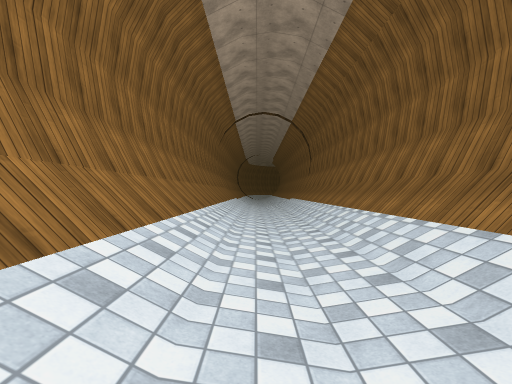
View 1 (above)

19 first-person views from a walk through a Unity game level. The camera is 1.3 m above the floor, looks level and sees 85° across. The floor is counted in squares, 2 m on a side. Each view is taken from the middle of a square. On the plan, view 1 faces up. The plan holds only what a view shows up to about 9 squares ahead; the rest is blank. The place goes on beyond the plan. The player is left out. Some animated figures are not drawn. Surface patterns are stand-ins for the level's own textures.

View 2
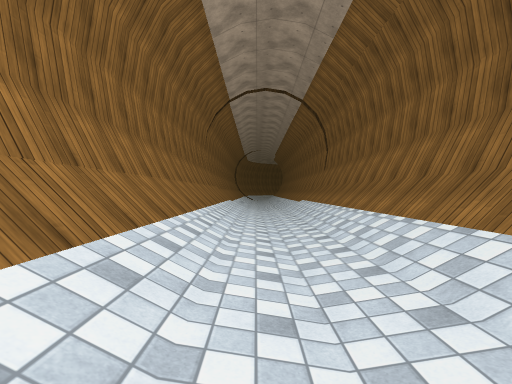

View 3
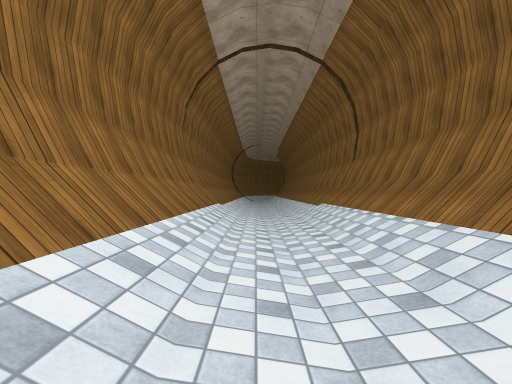

View 4
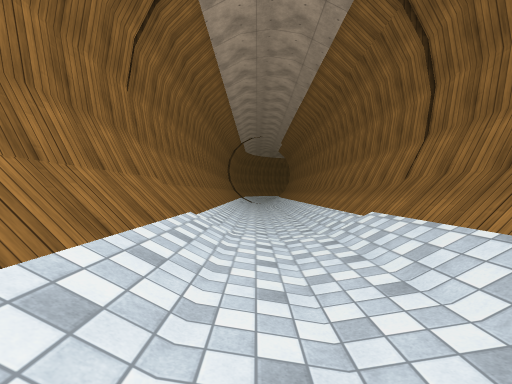

View 5
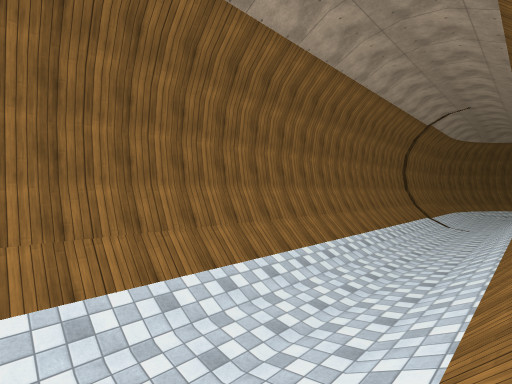

View 6
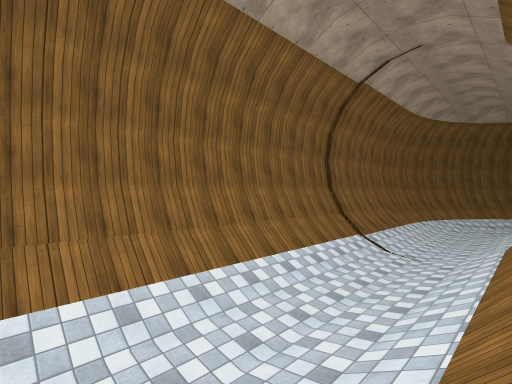

View 7
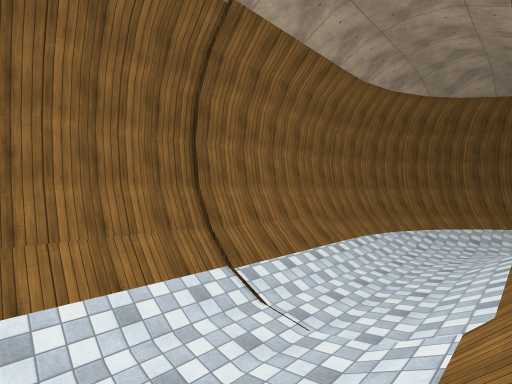

View 8
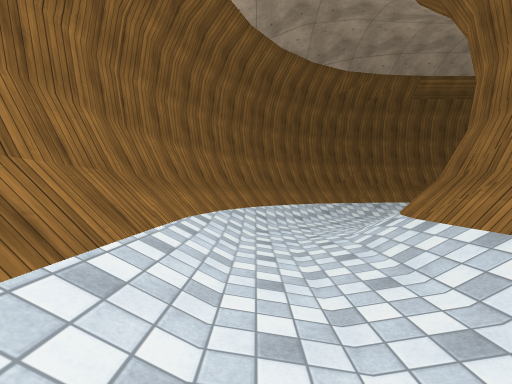

View 9
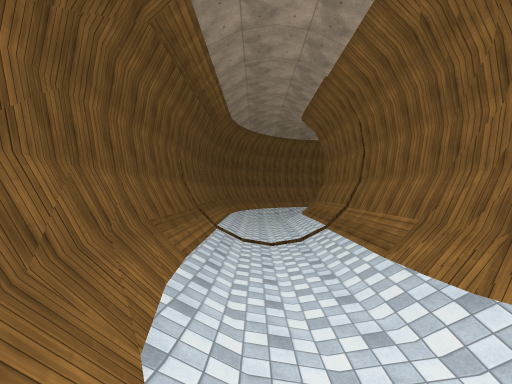

View 10
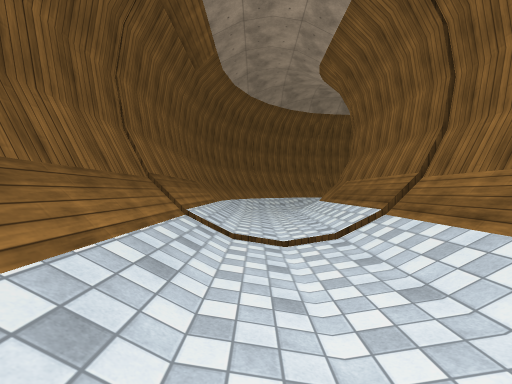

View 11
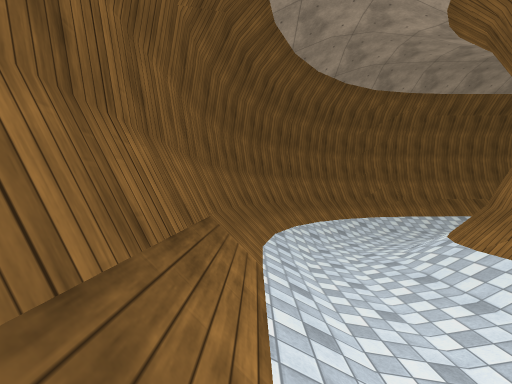

View 12
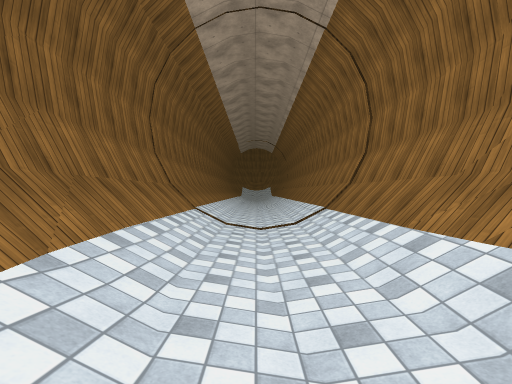

View 13
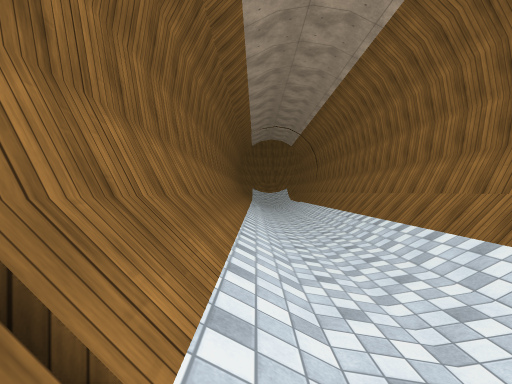

View 14
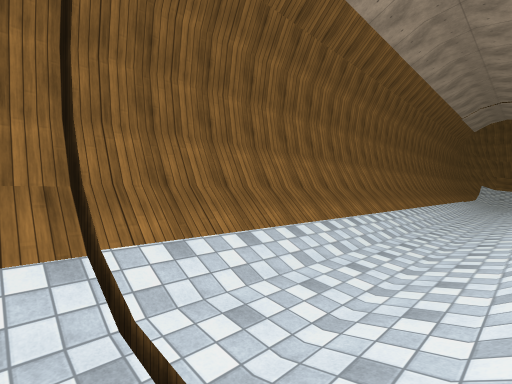

View 15
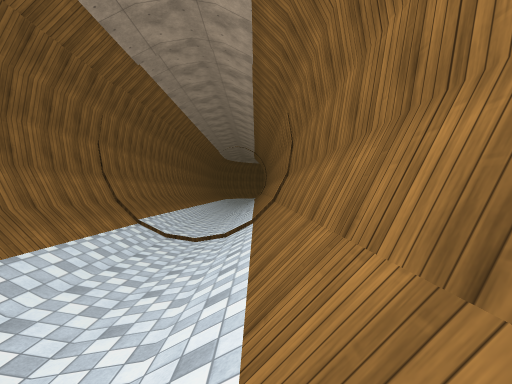

View 16
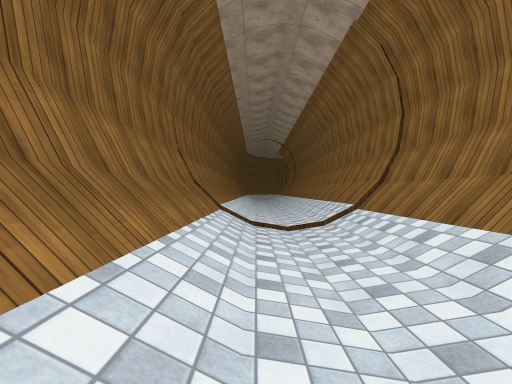

View 17
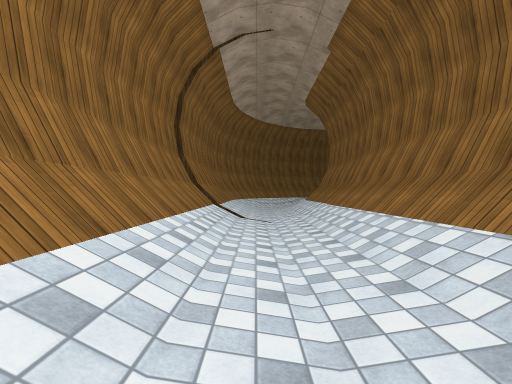

View 18
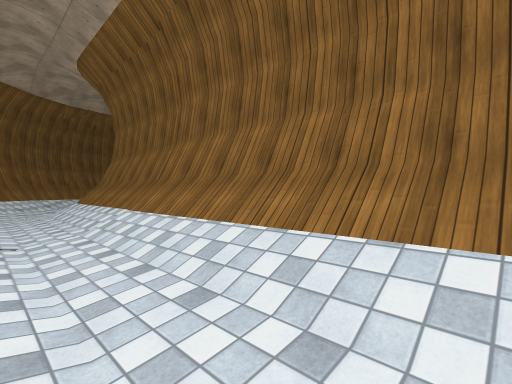

View 19
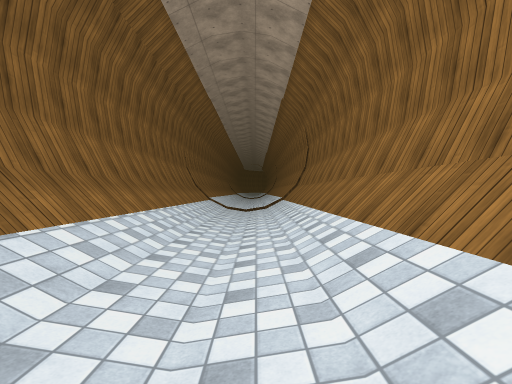

### Floor plan
Key: @ floor where view 1 was taken; # wall or solid block; . main floor; : floor 0.25 m higher than the main floor; - floor 0.25 m lower than the main floor; + floor 0.5 m higher than the main floor; / step, stairs or slope; = window, fence, low wall or low ledge.
Columns run from 2 left of view 1 to 17 right of it. Each row starts with its distance up from view 1.
 37     ############
 36   ###//////////###
 35  ##///----.....//##
 34  #//--.........-//##
 33 ##/-////////////.//#
 32 #//-/########## /./#
 31 #/--/#         #/-/#
 30 #/--/#         #/-/#
 29 #/--/#         #/-/#
 28 #/--/#         #/-/#
 27 #/-//#         #/./#
 26 #/-//#         #:.+#
 25 #/-//#         #:.+#
 24 #/-//#         #:.+#
 23 #/-//#         #:.+#
 22 #/-//          #:.+#
 21 #/-//          #:.+#
 20 #/-//#         #:.+#
 19 #/-//#         #:.+#
 18 #/-//#           .+#
 17 #/-//#           .+
 16 #/-//#
 15 #/-//#
 14 #/-//#
 13 #////#
 12 #/../#
 11 #/../#
 10 #/../#
  9 #/../#
  8 #/../#
  7 #/../#
  6 #/../#
  5 #/../#
  4 #/../#
  3 #/../#
  2 #/../#
  1 #/../#
  0 #/@./#
 -1 #/../#
 -2 #=::##
 -3 #=::##
 -4 #=  ##

Positions as (right, up) in squares from view 1, and headings:
1: (0, 0), facing up
2: (0, 3), facing up
3: (0, 6), facing up
4: (0, 9), facing up
5: (2, 15), facing up-left
6: (2, 21), facing up-left
7: (2, 25), facing up-left
8: (0, 28), facing up
9: (1, 35), facing right
10: (4, 35), facing right
11: (8, 36), facing right
12: (15, 33), facing down
13: (16, 28), facing down
14: (14, 28), facing down-right
15: (-1, 5), facing down
16: (1, 4), facing down
17: (0, 21), facing up
18: (0, 23), facing up-right
19: (0, 23), facing down
